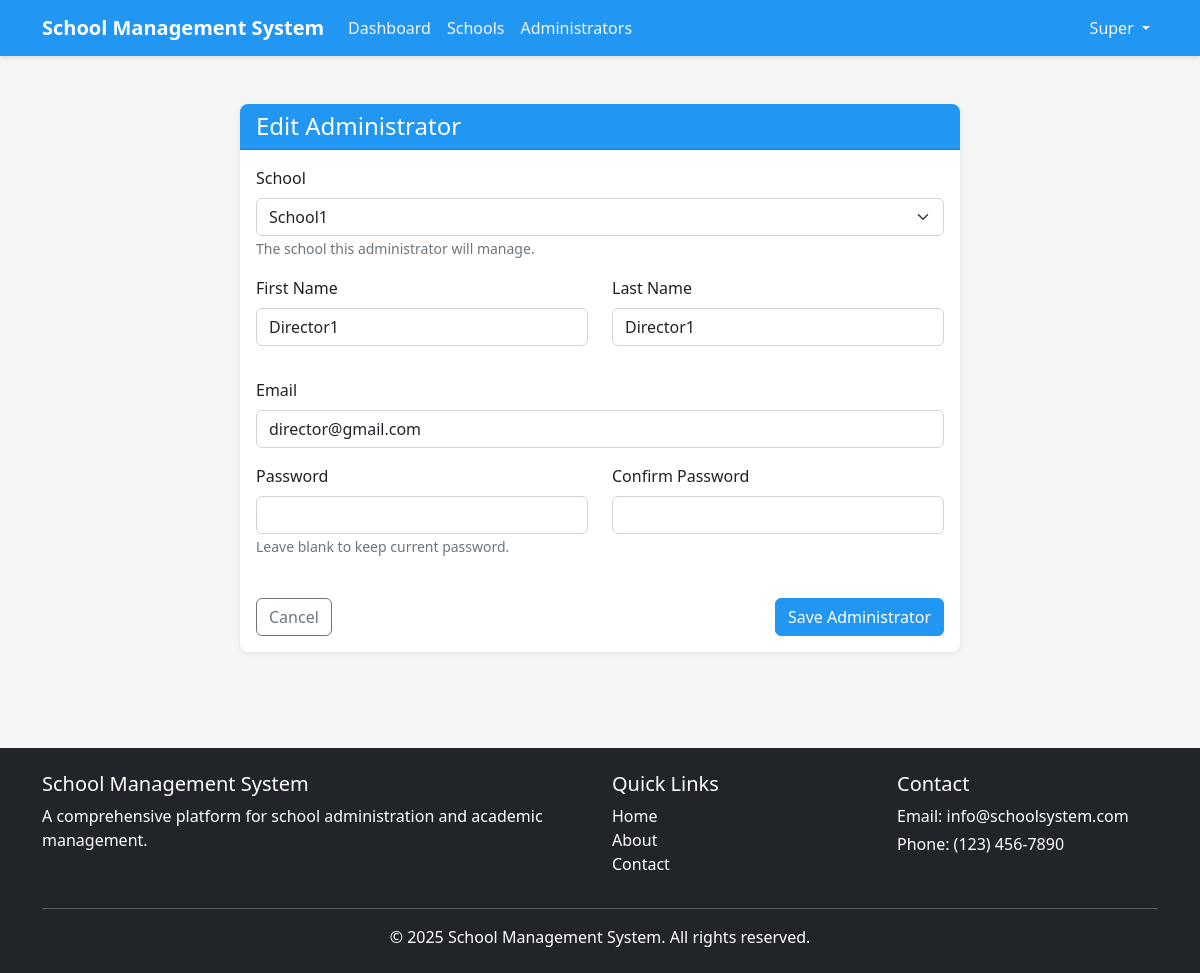
Screenshot of /super-admin/admins/2/edit (signed in) with the database file from the repository.
### app/models/user.py (models this page shows, shortened)
class User(db.Model, UserMixin):
    id = db.Column(db.Integer, primary_key=True)
    school_id = db.Column(db.Integer, db.ForeignKey('school.id'), nullable=True)
    first_name = db.Column(db.String(50), nullable=False)
    last_name = db.Column(db.String(50), nullable=False)
    email = db.Column(db.String(120), unique=True, nullable=False)
    password_hash = db.Column(db.String(60), nullable=False)
    is_active = db.Column(db.Boolean, default=True)
    created_at = db.Column(db.DateTime, default=datetime.utcnow)
    updated_at = db.Column(db.DateTime, default=datetime.utcnow, onupdate=datetime.utcnow)
    roles = db.relationship('Role', secondary=user_roles, lazy='subquery',
                            backref=db.backref('users', lazy=True))
    school = db.relationship('School', backref='users')
    children = db.relationship(
        'User',
        secondary=parent_student,
        primaryjoin=(parent_student.c.parent_id == id),
        secondaryjoin=(parent_student.c.student_id == id),
        backref=db.backref('parents', lazy='dynamic'),
        lazy='dynamic'
    )
    teaching_subjects = db.relationship(
        'Subject',
        secondary=teacher_subject,
        lazy='subquery',
        backref=db.backref('teachers', lazy=True)
    )
    enrolled_subjects = db.relationship(
        'Subject',
        secondary=subject_enrollment,
        lazy='subquery',
        backref=db.backref('students', lazy=True)
    )
    grades = db.relationship('Grade', backref='student', lazy=True,
                            foreign_keys='Grade.student_id')
    attendances = db.relationship('Attendance', backref='student', lazy=True,
                                foreign_keys='Attendance.student_id')
    def has_role(self, role_name):
        return any(role.name == role_name for role in self.roles)
    def is_super_admin(self):
        return self.has_role('super_admin')
    def is_admin(self):
        return self.has_role('admin')

### app/views/super_admin.py (the view, shortened to what this page needs)
@super_admin.route('/admins/<int:admin_id>/edit', methods=['GET', 'POST'])
@login_required
@super_admin_required
def edit_admin(admin_id):
    admin = User.query.get_or_404(admin_id)
    if not admin.is_admin():
        flash('User is not an administrator.', 'danger')
        return redirect(url_for('super_admin.admins_list'))
    form = AdminUserForm(obj=admin)
    form.school_id.choices = [(s.id, s.name) for s in School.query.order_by(School.name).all()]
    form.password.validators = []
    form.confirm_password.validators = []
    return render_template('super_admin/admins/form.html', form=form, admin=admin, title='Edit Administrator')

### app/forms/super_admin_forms.py (shortened to what this page needs)
class AdminUserForm(FlaskForm):
    school_id = SelectField('School', coerce=int, validators=[DataRequired()])
    first_name = StringField('First Name', validators=[DataRequired(), Length(max=50)])
    last_name = StringField('Last Name', validators=[DataRequired(), Length(max=50)])
    email = StringField('Email', validators=[DataRequired(), Email(), Length(max=120)])
    password = PasswordField('Password', validators=[
        DataRequired(),
        Length(min=8, message='Password must be at least 8 characters long.')
    ])
    confirm_password = PasswordField('Confirm Password', validators=[
        DataRequired(),
        EqualTo('password', message='Passwords must match.')
    ])
    submit = SubmitField('Save Administrator')

### app/models/user.py (called while the page is built)
@login_manager.user_loader
def load_user(user_id):
    return User.query.get(int(user_id))

### app/utils/access_control.py (called while the page is built)
def role_required(*roles):
    def decorator(f):
        @wraps(f)
        def decorated_function(*args, **kwargs):
            if not current_user.is_authenticated:
                flash('Please log in to access this page.', 'warning')
                return redirect(url_for('auth.login'))
            has_role = False
            for role in roles:
                if current_user.has_role(role):
                    has_role = True
                    break
            if not has_role:
                abort(403)
            return f(*args, **kwargs)
        return decorated_function
    return decorator

### run.py (called while the page is built)
@app.context_processor
def inject_now():
    return {'now': datetime.utcnow()}

### app/templates/super_admin/admins/form.html (shortened to what this page needs)
{% extends "base.html" %}
{% block content %}
<div class="container py-4">
    <div class="row justify-content-center">
        <div class="col-md-8">
            <div class="card shadow-sm">
                <div class="card-header bg-primary text-white">
                    <h4 class="mb-0">{{ title }}</h4>
                </div>
                <div class="card-body">
                    <form method="POST" action="">
                        <div class="mb-3">
                            {{ form.school_id.label(class="form-label") }}
                            {% if form.school_id.errors %}
                                {{ form.school_id(class="form-select is-invalid") }}
                                <div class="invalid-feedback">
                                    {% for error in form.school_id.errors %}
                                        {{ error }}
                                    {% endfor %}
                                </div>
                            {% else %}
                                {{ form.school_id(class="form-select") }}
                            {% endif %}
                            <small class="form-text text-muted">The school this administrator will manage.</small>
                        </div>
                        <div class="row mb-3">
                            <div class="col-md-6">
                                <div class="mb-3">
                                    {{ form.first_name.label(class="form-label") }}
                                    {% if form.first_name.errors %}
                                        {{ form.first_name(class="form-control is-invalid") }}
                                        <div class="invalid-feedback">
                                            {% for error in form.first_name.errors %}
                                                {{ error }}
                                            {% endfor %}
                                        </div>
                                    {% else %}
                                        {{ form.first_name(class="form-control") }}
                                    {% endif %}
                                </div>
                            </div>
                            <div class="col-md-6">
                                <div class="mb-3">
                                    {{ form.last_name.label(class="form-label") }}
                                    {% if form.last_name.errors %}
                                        {{ form.last_name(class="form-control is-invalid") }}
                                        <div class="invalid-feedback">
                                            {% for error in form.last_name.errors %}
                                                {{ error }}
                                            {% endfor %}
                                        </div>
                                    {% else %}
                                        {{ form.last_name(class="form-control") }}
                                    {% endif %}
                                </div>
                            </div>
                        </div>
                        <div class="mb-3">
                            {{ form.email.label(class="form-label") }}
                            {% if form.email.errors %}
                                {{ form.email(class="form-control is-invalid") }}
                                <div class="invalid-feedback">
                                    {% for error in form.email.errors %}
                                        {{ error }}
                                    {% endfor %}
                                </div>
                            {% else %}
                                {{ form.email(class="form-control") }}
                            {% endif %}
                        </div>
                        <div class="row mb-3">
                            <div class="col-md-6">
                                <div class="mb-3">
                                    {{ form.password.label(class="form-label") }}
                                    {% if form.password.errors %}
                                        {{ form.password(class="form-control is-invalid") }}
                                        <div class="invalid-feedback">
                                            {% for error in form.password.errors %}
                                                {{ error }}
                                            {% endfor %}
                                        </div>
                                    {% else %}
                                        {{ form.password(class="form-control") }}
                                    {% endif %}
                                    {% if admin %}
                                        <small class="form-text text-muted">Leave blank to keep current password.</small>
                                    {% endif %}
                                </div>
                            </div>
                            <div class="col-md-6">
                                <div class="mb-3">
                                    {{ form.confirm_password.label(class="form-label") }}
                                    {% if form.confirm_password.errors %}
                                        {{ form.confirm_password(class="form-control is-invalid") }}
                                        <div class="invalid-feedback">
                                            {% for error in form.confirm_password.errors %}
                                                {{ error }}
                                            {% endfor %}
                                        </div>
                                    {% else %}
                                        {{ form.confirm_password(class="form-control") }}
                                    {% endif %}
                                </div>
                            </div>
                        </div>
                        <div class="d-flex justify-content-between mt-4">
                            <a href="{{ url_for('super_admin.admins_list') }}" class="btn btn-outline-secondary">Cancel</a>
                            {{ form.submit(class="btn btn-primary") }}
                        </div>
                    </form>
                </div>
            </div>
        </div>
    </div>
</div>
{% endblock %}

### app/templates/base.html (shortened to what this page needs)
<!DOCTYPE html>
<html lang="en">
<head>
    <link rel="stylesheet" href="{{ url_for('static', filename='css/bootstrap.min.css') }}">
    <link rel="stylesheet" href="{{ url_for('static', filename='css/style.css') }}">
</head>
<body>
    <header>
        <nav class="navbar navbar-expand-lg navbar-dark bg-primary">
            <div class="container">
                <a class="navbar-brand" href="{{ url_for('main.index') }}">
                    <span class="fw-bold">School Management System</span>
                </a>
                <div class="collapse navbar-collapse" id="navbarNav">
                    <ul class="navbar-nav me-auto">
                        {% if current_user.is_authenticated %}
                            {% if current_user.is_super_admin() %}
                                <li class="nav-item">
                                    <a class="nav-link" href="{{ url_for('super_admin.dashboard') }}">Dashboard</a>
                                </li>
                                <li class="nav-item">
                                    <a class="nav-link" href="{{ url_for('super_admin.schools_list') }}">Schools</a>
                                </li>
                                <li class="nav-item">
                                    <a class="nav-link" href="{{ url_for('super_admin.admins_list') }}">Administrators</a>
                                </li>
                            {% endif %}
                        {% endif %}
                    </ul>
                    <ul class="navbar-nav">
                        {% if current_user.is_authenticated %}
                            <li class="nav-item dropdown">
                                <a class="nav-link dropdown-toggle" href="#" id="userDropdown" role="button" data-bs-toggle="dropdown">
                                    {{ current_user.first_name }}
                                </a>
                            </li>
                        {% else %}
                            <li class="nav-item">
                                <a class="nav-link" href="{{ url_for('auth.login') }}">Login</a>
                            </li>
                        {% endif %}
                    </ul>
                </div>
            </div>
        </nav>
    </header>
    <main class="container my-4">
        {% block content %}{% endblock %}
    </main>
    <footer class="bg-dark text-white py-4 mt-5">
        <div class="container">
            <div class="row">
                <div class="col-md-6">
                    <h5>School Management System</h5>
                    <p>A comprehensive platform for school administration and academic management.</p>
                </div>
                <div class="col-md-3">
                    <h5>Quick Links</h5>
                    <ul class="list-unstyled">
                        <li><a href="{{ url_for('main.index') }}" class="text-decoration-none text-white">Home</a></li>
                        <li><a href="{{ url_for('main.about') }}" class="text-decoration-none text-white">About</a></li>
                        <li><a href="{{ url_for('main.contact') }}" class="text-decoration-none text-white">Contact</a></li>
                    </ul>
                </div>
                <div class="col-md-3">
                    <h5>Contact</h5>
                    <address class="mb-0">
                        <p class="mb-1">Email: info@schoolsystem.com</p>
                        <p class="mb-1">Phone: (123) 456-7890</p>
                    </address>
                </div>
            </div>
            <hr>
            <div class="text-center">
                <p class="mb-0">&copy; {{ now.year }} School Management System. All rights reserved.</p>
            </div>
        </div>
    </footer>
</body>
</html>

### app/static/css/style.css (style rules this page uses)
:root { --primary-color: #2196f3; --primary-dark: #1976d2; --primary-light: #bbdefb; --secondary-color: #4caf50; --secondary-dark: #388e3c; --secondary-light: #c8e6c9; --accent-color: #009688; --text-dark: #212121; --text-medium: #757575; --text-light: #f5f5f5; --background-light: #ffffff; --background-grey: #f5f5f5; --danger-color: #f44336; --warning-color: #ff9800; --success-color: #4caf50; --info-color: #2196f3; }
body { font-family: 'Segoe UI', Tahoma, Geneva, Verdana, sans-serif; color: var(--text-dark); background-color: var(--background-grey); min-height: 100vh; display: flex; flex-direction: column; }
main { flex: 1; }
.btn-primary { background-color: var(--primary-color); border-color: var(--primary-color); }
.bg-primary { background-color: var(--primary-color) !important; }
.card { border-radius: 8px; overflow: hidden; border: none; box-shadow: 0 2px 4px rgba(0, 0, 0, 0.1); transition: all 0.3s ease; }
.card-header { font-weight: 600; }
.form-label { font-weight: 500; }
.navbar { box-shadow: 0 2px 4px rgba(0, 0, 0, 0.1); }
.navbar-brand { font-weight: 700; }
.navbar-dark .navbar-nav .nav-link { color: var(--text-light); }
footer { padding: 2rem 0; margin-top: auto; }

### rows the page displays
User: first_name "Super"
User: school_id "School1", first_name "Director1", last_name "Director1", email "director@gmail.com"

### other values shown
{{ title }} "Edit Administrator"
